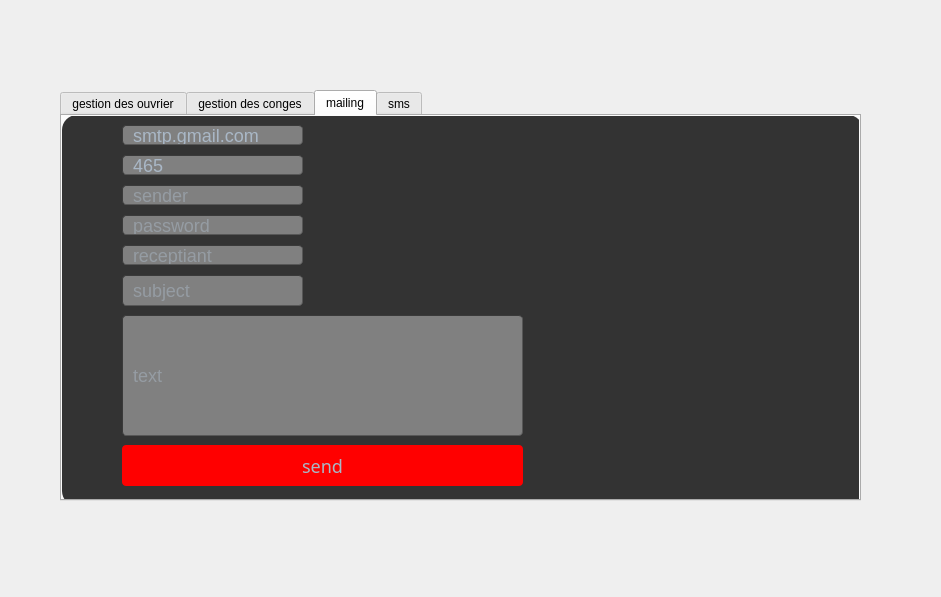
<?xml version="1.0" encoding="UTF-8"?>
<ui version="4.0">
 <class>Dialog</class>
 <widget class="QDialog" name="Dialog">
  <property name="geometry">
   <rect>
    <x>0</x>
    <y>0</y>
    <width>941</width>
    <height>597</height>
   </rect>
  </property>
  <property name="windowTitle">
   <string>Dialog</string>
  </property>
  <property name="styleSheet">
   <string notr="true">#Dialog
{
border-image: url(:/new/prefix1/source/sheeps.jpg);

}</string>
  </property>
  <widget class="QTabWidget" name="tabWidget">
   <property name="geometry">
    <rect>
     <x>60</x>
     <y>90</y>
     <width>801</width>
     <height>411</height>
    </rect>
   </property>
   <property name="currentIndex">
    <number>2</number>
   </property>
   <widget class="QWidget" name="tab">
    <attribute name="title">
     <string>gestion des ouvrier</string>
    </attribute>
    <widget class="QFrame" name="frame">
     <property name="geometry">
      <rect>
       <x>-10</x>
       <y>0</y>
       <width>801</width>
       <height>391</height>
      </rect>
     </property>
     <property name="styleSheet">
      <string notr="true">#frame{
background-color: #333;
border-radius:15px;

}</string>
     </property>
     <property name="frameShape">
      <enum>QFrame::StyledPanel</enum>
     </property>
     <property name="frameShadow">
      <enum>QFrame::Raised</enum>
     </property>
     <widget class="QLineEdit" name="lineEdit_2">
      <property name="geometry">
       <rect>
        <x>20</x>
        <y>100</y>
        <width>231</width>
        <height>21</height>
       </rect>
      </property>
      <property name="styleSheet">
       <string notr="true">border-width: 1px; border-radius: 4px;
font-size: 18px;
	border-color: rgb(58, 58, 58);
	border-style: inset;
	padding: 0 8px;
	color: #a9b7c6;
	background:gray;
	selection-background-color:#007b50;
	selection-color: #FFFFFF;</string>
      </property>
      <property name="placeholderText">
       <string>cin</string>
      </property>
     </widget>
     <widget class="QLineEdit" name="lineEdit_3">
      <property name="geometry">
       <rect>
        <x>20</x>
        <y>140</y>
        <width>231</width>
        <height>21</height>
       </rect>
      </property>
      <property name="styleSheet">
       <string notr="true">border-width: 1px; border-radius: 4px;
font-size: 18px;
	border-color: rgb(58, 58, 58);
	border-style: inset;
	padding: 0 8px;
	color: #a9b7c6;
	background:gray;
	selection-background-color:#007b50;
	selection-color: #FFFFFF;</string>
      </property>
      <property name="placeholderText">
       <string>nom</string>
      </property>
     </widget>
     <widget class="QLineEdit" name="lineEdit_4">
      <property name="geometry">
       <rect>
        <x>20</x>
        <y>180</y>
        <width>231</width>
        <height>21</height>
       </rect>
      </property>
      <property name="styleSheet">
       <string notr="true">border-width: 1px; border-radius: 4px;
font-size: 18px;
	border-color: rgb(58, 58, 58);
	border-style: inset;
	padding: 0 8px;
	color: #a9b7c6;
	background:gray;
	selection-background-color:#007b50;
	selection-color: #FFFFFF;</string>
      </property>
      <property name="placeholderText">
       <string>prenom</string>
      </property>
     </widget>
     <widget class="QLineEdit" name="lineEdit_5">
      <property name="geometry">
       <rect>
        <x>20</x>
        <y>220</y>
        <width>231</width>
        <height>21</height>
       </rect>
      </property>
      <property name="styleSheet">
       <string notr="true">border-width: 1px; border-radius: 4px;
font-size: 18px;
	border-color: rgb(58, 58, 58);
	border-style: inset;
	padding: 0 8px;
	color: #a9b7c6;
	background:gray;
	selection-background-color:#007b50;
	selection-color: #FFFFFF;</string>
      </property>
      <property name="placeholderText">
       <string>email</string>
      </property>
     </widget>
     <widget class="QLineEdit" name="lineEdit_6">
      <property name="geometry">
       <rect>
        <x>20</x>
        <y>300</y>
        <width>231</width>
        <height>21</height>
       </rect>
      </property>
      <property name="styleSheet">
       <string notr="true">border-width: 1px; border-radius: 4px;
font-size: 18px;
	border-color: rgb(58, 58, 58);
	border-style: inset;
	padding: 0 8px;
	color: #a9b7c6;
	background:gray;
	selection-background-color:#007b50;
	selection-color: #FFFFFF;</string>
      </property>
      <property name="placeholderText">
       <string>salaire</string>
      </property>
     </widget>
     <widget class="QLineEdit" name="lineEdit_7">
      <property name="geometry">
       <rect>
        <x>20</x>
        <y>260</y>
        <width>231</width>
        <height>21</height>
       </rect>
      </property>
      <property name="styleSheet">
       <string notr="true">border-width: 1px; border-radius: 4px;
font-size: 18px;
	border-color: rgb(58, 58, 58);
	border-style: inset;
	padding: 0 8px;
	color: #a9b7c6;
	background:gray;
	selection-background-color:#007b50;
	selection-color: #FFFFFF;</string>
      </property>
      <property name="placeholderText">
       <string>numtel</string>
      </property>
     </widget>
     <widget class="QTableView" name="tableView">
      <property name="geometry">
       <rect>
        <x>260</x>
        <y>150</y>
        <width>501</width>
        <height>191</height>
       </rect>
      </property>
      <property name="styleSheet">
       <string notr="true">background:white;</string>
      </property>
     </widget>
     <widget class="QPushButton" name="pushButton">
      <property name="geometry">
       <rect>
        <x>20</x>
        <y>330</y>
        <width>231</width>
        <height>41</height>
       </rect>
      </property>
      <property name="styleSheet">
       <string notr="true">#pushButton{

background-color: red;
border-radius: 4px;
	border-color: rgb(58, 58, 58);
	border-style: inset;
font-family: century gothic;
font-size: 18px;
color: #a9b7c6;
}
#pushButton:hover{
border-style: solid;
	border-top-color: transparent;
	border-right-color: transparent;
	border-left-color: transparent;
	border-bottom-color: #e67e22;
	border-bottom-width: 1px;
	border-bottom-radius: 6px;
	border-style: solid;
	color: #FFFFFF;
	padding-bottom: 2px;
	background-color: green;
}</string>
      </property>
      <property name="text">
       <string>ajouter</string>
      </property>
     </widget>
     <widget class="QPushButton" name="pushButton_2">
      <property name="geometry">
       <rect>
        <x>260</x>
        <y>130</y>
        <width>111</width>
        <height>23</height>
       </rect>
      </property>
      <property name="styleSheet">
       <string notr="true">#pushButton_2{

background-color: red;
border-radius: 4px;
	border-color: rgb(58, 58, 58);
	border-style: inset;
font-family: century gothic;
font-size: 18px;
color: #a9b7c6;
}
#pushButton_2:hover{
border-style: solid;
	border-top-color: transparent;
	border-right-color: transparent;
	border-left-color: transparent;
	border-bottom-color: #e67e22;
	border-bottom-width: 1px;
	border-bottom-radius: 6px;
	border-style: solid;
	color: #FFFFFF;
	padding-bottom: 2px;
	background-color: green;
}</string>
      </property>
      <property name="text">
       <string>afficher</string>
      </property>
     </widget>
     <widget class="QPushButton" name="pushButton_3">
      <property name="geometry">
       <rect>
        <x>260</x>
        <y>350</y>
        <width>111</width>
        <height>23</height>
       </rect>
      </property>
      <property name="styleSheet">
       <string notr="true">#pushButton_3{

background-color: red;
border-radius: 4px;
	border-color: rgb(58, 58, 58);
	border-style: inset;
font-family: century gothic;
font-size: 18px;
color: #a9b7c6;
}
#pushButton_3:hover{
border-style: solid;
	border-top-color: transparent;
	border-right-color: transparent;
	border-left-color: transparent;
	border-bottom-color: #e67e22;
	border-bottom-width: 1px;
	border-bottom-radius: 6px;
	border-style: solid;
	color: #FFFFFF;
	padding-bottom: 2px;
	background-color: green;
}</string>
      </property>
      <property name="text">
       <string>modifier</string>
      </property>
     </widget>
     <widget class="QPushButton" name="pushButton_4">
      <property name="geometry">
       <rect>
        <x>380</x>
        <y>350</y>
        <width>111</width>
        <height>23</height>
       </rect>
      </property>
      <property name="styleSheet">
       <string notr="true">#pushButton_4{

background-color: red;
border-radius: 4px;
	border-color: rgb(58, 58, 58);
	border-style: inset;
font-family: century gothic;
font-size: 18px;
color: #a9b7c6;
}
#pushButton_4:hover{
border-style: solid;
	border-top-color: transparent;
	border-right-color: transparent;
	border-left-color: transparent;
	border-bottom-color: #e67e22;
	border-bottom-width: 1px;
	border-bottom-radius: 6px;
	border-style: solid;
	color: #FFFFFF;
	padding-bottom: 2px;
	background-color: green;
}</string>
      </property>
      <property name="text">
       <string>supprimer</string>
      </property>
     </widget>
     <widget class="QComboBox" name="comboBox">
      <property name="geometry">
       <rect>
        <x>500</x>
        <y>350</y>
        <width>221</width>
        <height>22</height>
       </rect>
      </property>
      <property name="styleSheet">
       <string notr="true">border-width: 1px; border-radius: 4px;
font-size: 18px;
	border-color: rgb(58, 58, 58);
	border-style: inset;
	padding: 0 8px;
	color: #a9b7c6;
	background:gray;
	selection-background-color:#007b50;
	selection-color: #FFFFFF;</string>
      </property>
     </widget>
     <widget class="QLabel" name="label">
      <property name="geometry">
       <rect>
        <x>230</x>
        <y>20</y>
        <width>421</width>
        <height>41</height>
       </rect>
      </property>
      <property name="styleSheet">
       <string notr="true">font-family: century gothic;
font-size: 30px;
color: #a9b7c6;</string>
      </property>
      <property name="text">
       <string>gestion des ouvriers</string>
      </property>
     </widget>
     <widget class="QLabel" name="label_2">
      <property name="geometry">
       <rect>
        <x>490</x>
        <y>90</y>
        <width>47</width>
        <height>14</height>
       </rect>
      </property>
      <property name="styleSheet">
       <string notr="true">color:#333</string>
      </property>
      <property name="text">
       <string>TextLabel</string>
      </property>
     </widget>
     <widget class="QLabel" name="label_8">
      <property name="geometry">
       <rect>
        <x>450</x>
        <y>90</y>
        <width>47</width>
        <height>14</height>
       </rect>
      </property>
      <property name="styleSheet">
       <string notr="true">color:#333</string>
      </property>
      <property name="text">
       <string>hg</string>
      </property>
     </widget>
     <widget class="QLabel" name="label_11">
      <property name="geometry">
       <rect>
        <x>580</x>
        <y>40</y>
        <width>47</width>
        <height>14</height>
       </rect>
      </property>
      <property name="text">
       <string>TextLabel</string>
      </property>
     </widget>
     <widget class="QLabel" name="label_12">
      <property name="geometry">
       <rect>
        <x>550</x>
        <y>20</y>
        <width>47</width>
        <height>14</height>
       </rect>
      </property>
      <property name="text">
       <string>TextLabel</string>
      </property>
     </widget>
     <widget class="QLabel" name="label_13">
      <property name="geometry">
       <rect>
        <x>570</x>
        <y>70</y>
        <width>47</width>
        <height>14</height>
       </rect>
      </property>
      <property name="text">
       <string>TextLabel</string>
      </property>
     </widget>
     <widget class="QLabel" name="label_14">
      <property name="geometry">
       <rect>
        <x>530</x>
        <y>90</y>
        <width>47</width>
        <height>14</height>
       </rect>
      </property>
      <property name="text">
       <string>TextLabel</string>
      </property>
     </widget>
    </widget>
   </widget>
   <widget class="QWidget" name="tab_2">
    <attribute name="title">
     <string>gestion des conges</string>
    </attribute>
    <widget class="QFrame" name="frame_2">
     <property name="geometry">
      <rect>
       <x>0</x>
       <y>0</y>
       <width>801</width>
       <height>391</height>
      </rect>
     </property>
     <property name="styleSheet">
      <string notr="true">
background-color: #333;
border-radius:15px;

</string>
     </property>
     <property name="frameShape">
      <enum>QFrame::StyledPanel</enum>
     </property>
     <property name="frameShadow">
      <enum>QFrame::Raised</enum>
     </property>
     <widget class="QComboBox" name="comboBox_2">
      <property name="geometry">
       <rect>
        <x>140</x>
        <y>150</y>
        <width>201</width>
        <height>21</height>
       </rect>
      </property>
      <property name="styleSheet">
       <string notr="true">border-width: 1px; border-radius: 4px;
font-size: 18px;
	border-color: rgb(58, 58, 58);
	border-style: inset;
	padding: 0 8px;
	color: #a9b7c6;
	background:gray;
	selection-background-color:#007b50;
	selection-color: #FFFFFF;</string>
      </property>
     </widget>
     <widget class="QDateEdit" name="dateEdit">
      <property name="geometry">
       <rect>
        <x>140</x>
        <y>190</y>
        <width>201</width>
        <height>21</height>
       </rect>
      </property>
      <property name="styleSheet">
       <string notr="true">border-width: 1px; border-radius: 4px;
font-size: 18px;
	border-color: rgb(58, 58, 58);
	border-style: inset;
	padding: 0 8px;
	color: #a9b7c6;
	background:gray;
	selection-background-color:#007b50;
	selection-color: #FFFFFF;</string>
      </property>
     </widget>
     <widget class="QDateEdit" name="dateEdit_2">
      <property name="geometry">
       <rect>
        <x>140</x>
        <y>230</y>
        <width>201</width>
        <height>21</height>
       </rect>
      </property>
      <property name="styleSheet">
       <string notr="true">border-width: 1px; border-radius: 4px;
font-size: 18px;
	border-color: rgb(58, 58, 58);
	border-style: inset;
	padding: 0 8px;
	color: #a9b7c6;
	background:gray;
	selection-background-color:#007b50;
	selection-color: #FFFFFF;</string>
      </property>
     </widget>
     <widget class="QPushButton" name="pushButton_5">
      <property name="geometry">
       <rect>
        <x>10</x>
        <y>270</y>
        <width>331</width>
        <height>41</height>
       </rect>
      </property>
      <property name="styleSheet">
       <string notr="true">#pushButton_5{

background-color: red;
border-radius: 4px;
	border-color: rgb(58, 58, 58);
	border-style: inset;
font-family: century gothic;
font-size: 18px;
color: #a9b7c6;
}
#pushButton_5:hover{
border-style: solid;
	border-top-color: transparent;
	border-right-color: transparent;
	border-left-color: transparent;
	border-bottom-color: #e67e22;
	border-bottom-width: 1px;
	border-bottom-radius: 6px;
	border-style: solid;
	color: #FFFFFF;
	padding-bottom: 2px;
	background-color: green;
}</string>
      </property>
      <property name="text">
       <string>ajouter</string>
      </property>
     </widget>
     <widget class="QLabel" name="label_3">
      <property name="geometry">
       <rect>
        <x>10</x>
        <y>150</y>
        <width>81</width>
        <height>16</height>
       </rect>
      </property>
      <property name="styleSheet">
       <string notr="true">font-family: century gothic;
font-size: 18px;
color: #a9b7c6;</string>
      </property>
      <property name="text">
       <string>cin</string>
      </property>
     </widget>
     <widget class="QLabel" name="label_4">
      <property name="geometry">
       <rect>
        <x>10</x>
        <y>190</y>
        <width>111</width>
        <height>16</height>
       </rect>
      </property>
      <property name="styleSheet">
       <string notr="true">font-family: century gothic;
font-size: 18px;
color: #a9b7c6;</string>
      </property>
      <property name="text">
       <string>date debut</string>
      </property>
     </widget>
     <widget class="QLabel" name="label_5">
      <property name="geometry">
       <rect>
        <x>10</x>
        <y>230</y>
        <width>81</width>
        <height>16</height>
       </rect>
      </property>
      <property name="styleSheet">
       <string notr="true">font-family: century gothic;
font-size: 18px;
color: #a9b7c6;</string>
      </property>
      <property name="text">
       <string>date fin</string>
      </property>
     </widget>
     <widget class="QLabel" name="label_6">
      <property name="geometry">
       <rect>
        <x>80</x>
        <y>40</y>
        <width>421</width>
        <height>41</height>
       </rect>
      </property>
      <property name="styleSheet">
       <string notr="true">font-family: century gothic;
font-size: 30px;
color: #a9b7c6;</string>
      </property>
      <property name="text">
       <string>gestion des conges</string>
      </property>
     </widget>
     <widget class="QTableView" name="tableView_2">
      <property name="geometry">
       <rect>
        <x>350</x>
        <y>120</y>
        <width>441</width>
        <height>192</height>
       </rect>
      </property>
      <property name="styleSheet">
       <string notr="true">background:white;</string>
      </property>
     </widget>
     <widget class="QPushButton" name="pushButton_6">
      <property name="geometry">
       <rect>
        <x>360</x>
        <y>100</y>
        <width>111</width>
        <height>21</height>
       </rect>
      </property>
      <property name="styleSheet">
       <string notr="true">#pushButton_6{

background-color: red;
border-radius: 4px;
	border-color: rgb(58, 58, 58);
	border-style: inset;
font-family: century gothic;
font-size: 18px;
color: #a9b7c6;
}
#pushButton_6:hover{
border-style: solid;
	border-top-color: transparent;
	border-right-color: transparent;
	border-left-color: transparent;
	border-bottom-color: #e67e22;
	border-bottom-width: 1px;
	border-bottom-radius: 6px;
	border-style: solid;
	color: #FFFFFF;
	padding-bottom: 2px;
	background-color: green;
}</string>
      </property>
      <property name="text">
       <string>afficher</string>
      </property>
     </widget>
     <widget class="QPushButton" name="pushButton_7">
      <property name="geometry">
       <rect>
        <x>360</x>
        <y>320</y>
        <width>101</width>
        <height>21</height>
       </rect>
      </property>
      <property name="styleSheet">
       <string notr="true">#pushButton_7{

background-color: red;
border-radius: 4px;
	border-color: rgb(58, 58, 58);
	border-style: inset;
font-family: century gothic;
font-size: 18px;
color: #a9b7c6;
}
#pushButton_7:hover{
border-style: solid;
	border-top-color: transparent;
	border-right-color: transparent;
	border-left-color: transparent;
	border-bottom-color: #e67e22;
	border-bottom-width: 1px;
	border-bottom-radius: 6px;
	border-style: solid;
	color: #FFFFFF;
	padding-bottom: 2px;
	background-color: green;
}</string>
      </property>
      <property name="text">
       <string>modifier</string>
      </property>
     </widget>
     <widget class="QPushButton" name="pushButton_8">
      <property name="geometry">
       <rect>
        <x>480</x>
        <y>320</y>
        <width>101</width>
        <height>21</height>
       </rect>
      </property>
      <property name="styleSheet">
       <string notr="true">#pushButton_8{

background-color: red;
border-radius: 4px;
	border-color: rgb(58, 58, 58);
	border-style: inset;
font-family: century gothic;
font-size: 18px;
color: #a9b7c6;
}
#pushButton_8:hover{
border-style: solid;
	border-top-color: transparent;
	border-right-color: transparent;
	border-left-color: transparent;
	border-bottom-color: #e67e22;
	border-bottom-width: 1px;
	border-bottom-radius: 6px;
	border-style: solid;
	color: #FFFFFF;
	padding-bottom: 2px;
	background-color: green;
}</string>
      </property>
      <property name="text">
       <string>supprimer</string>
      </property>
     </widget>
     <widget class="QComboBox" name="comboBox_3">
      <property name="geometry">
       <rect>
        <x>590</x>
        <y>320</y>
        <width>201</width>
        <height>21</height>
       </rect>
      </property>
      <property name="styleSheet">
       <string notr="true">border-width: 1px; border-radius: 4px;
font-size: 18px;
	border-color: rgb(58, 58, 58);
	border-style: inset;
	padding: 0 8px;
	color: #a9b7c6;
	background:gray;
	selection-background-color:#007b50;
	selection-color: #FFFFFF;</string>
      </property>
     </widget>
     <widget class="QLabel" name="label_7">
      <property name="geometry">
       <rect>
        <x>370</x>
        <y>50</y>
        <width>47</width>
        <height>14</height>
       </rect>
      </property>
      <property name="styleSheet">
       <string notr="true">color:black;</string>
      </property>
      <property name="text">
       <string>TextLabel</string>
      </property>
     </widget>
     <widget class="QLabel" name="label_9">
      <property name="geometry">
       <rect>
        <x>480</x>
        <y>40</y>
        <width>47</width>
        <height>14</height>
       </rect>
      </property>
      <property name="styleSheet">
       <string notr="true">color:black;</string>
      </property>
      <property name="text">
       <string>TextLabel</string>
      </property>
     </widget>
     <widget class="QLabel" name="label_10">
      <property name="geometry">
       <rect>
        <x>580</x>
        <y>50</y>
        <width>47</width>
        <height>14</height>
       </rect>
      </property>
      <property name="styleSheet">
       <string notr="true">color : black;</string>
      </property>
      <property name="text">
       <string>TextLabel</string>
      </property>
     </widget>
     <widget class="QLabel" name="label_15">
      <property name="geometry">
       <rect>
        <x>570</x>
        <y>80</y>
        <width>47</width>
        <height>14</height>
       </rect>
      </property>
      <property name="styleSheet">
       <string notr="true">color : black;</string>
      </property>
      <property name="text">
       <string>TextLabel</string>
      </property>
     </widget>
    </widget>
   </widget>
   <widget class="QWidget" name="tab_3">
    <attribute name="title">
     <string>mailing</string>
    </attribute>
    <widget class="QFrame" name="frame_3">
     <property name="geometry">
      <rect>
       <x>0</x>
       <y>-1</y>
       <width>801</width>
       <height>391</height>
      </rect>
     </property>
     <property name="styleSheet">
      <string notr="true">
background-color: #333;
border-radius:15px;

</string>
     </property>
     <property name="frameShape">
      <enum>QFrame::StyledPanel</enum>
     </property>
     <property name="frameShadow">
      <enum>QFrame::Raised</enum>
     </property>
     <widget class="QLineEdit" name="lineEdit">
      <property name="geometry">
       <rect>
        <x>60</x>
        <y>10</y>
        <width>181</width>
        <height>20</height>
       </rect>
      </property>
      <property name="styleSheet">
       <string notr="true">border-width: 1px; border-radius: 4px;
font-size: 18px;
	border-color: rgb(58, 58, 58);
	border-style: inset;
	padding: 0 8px;
	color: #a9b7c6;
	background:gray;
	selection-background-color:#007b50;
	selection-color: #FFFFFF;</string>
      </property>
      <property name="text">
       <string>smtp.gmail.com</string>
      </property>
     </widget>
     <widget class="QLineEdit" name="lineEdit_8">
      <property name="geometry">
       <rect>
        <x>60</x>
        <y>40</y>
        <width>181</width>
        <height>20</height>
       </rect>
      </property>
      <property name="styleSheet">
       <string notr="true">border-width: 1px; border-radius: 4px;
font-size: 18px;
	border-color: rgb(58, 58, 58);
	border-style: inset;
	padding: 0 8px;
	color: #a9b7c6;
	background:gray;
	selection-background-color:#007b50;
	selection-color: #FFFFFF;</string>
      </property>
      <property name="text">
       <string>465</string>
      </property>
     </widget>
     <widget class="QLineEdit" name="lineEdit_9">
      <property name="geometry">
       <rect>
        <x>60</x>
        <y>70</y>
        <width>181</width>
        <height>20</height>
       </rect>
      </property>
      <property name="styleSheet">
       <string notr="true">border-width: 1px; border-radius: 4px;
font-size: 18px;
	border-color: rgb(58, 58, 58);
	border-style: inset;
	padding: 0 8px;
	color: #a9b7c6;
	background:gray;
	selection-background-color:#007b50;
	selection-color: #FFFFFF;</string>
      </property>
      <property name="placeholderText">
       <string>sender</string>
      </property>
     </widget>
     <widget class="QLineEdit" name="lineEdit_10">
      <property name="geometry">
       <rect>
        <x>60</x>
        <y>100</y>
        <width>181</width>
        <height>20</height>
       </rect>
      </property>
      <property name="styleSheet">
       <string notr="true">border-width: 1px; border-radius: 4px;
font-size: 18px;
	border-color: rgb(58, 58, 58);
	border-style: inset;
	padding: 0 8px;
	color: #a9b7c6;
	background:gray;
	selection-background-color:#007b50;
	selection-color: #FFFFFF;</string>
      </property>
      <property name="echoMode">
       <enum>QLineEdit::Password</enum>
      </property>
      <property name="readOnly">
       <bool>false</bool>
      </property>
      <property name="placeholderText">
       <string>password</string>
      </property>
     </widget>
     <widget class="QLineEdit" name="lineEdit_11">
      <property name="geometry">
       <rect>
        <x>60</x>
        <y>160</y>
        <width>181</width>
        <height>31</height>
       </rect>
      </property>
      <property name="styleSheet">
       <string notr="true">border-width: 1px; border-radius: 4px;
font-size: 18px;
	border-color: rgb(58, 58, 58);
	border-style: inset;
	padding: 0 8px;
	color: #a9b7c6;
	background:gray;
	selection-background-color:#007b50;
	selection-color: #FFFFFF;</string>
      </property>
      <property name="placeholderText">
       <string>subject</string>
      </property>
     </widget>
     <widget class="QLineEdit" name="lineEdit_12">
      <property name="geometry">
       <rect>
        <x>60</x>
        <y>200</y>
        <width>401</width>
        <height>121</height>
       </rect>
      </property>
      <property name="styleSheet">
       <string notr="true">border-width: 1px; border-radius: 4px;
font-size: 18px;
	border-color: rgb(58, 58, 58);
	border-style: inset;
	padding: 0 8px;
	color: #a9b7c6;
	background:gray;
	selection-background-color:#007b50;
	selection-color: #FFFFFF;</string>
      </property>
      <property name="placeholderText">
       <string>text</string>
      </property>
     </widget>
     <widget class="QLineEdit" name="lineEdit_13">
      <property name="geometry">
       <rect>
        <x>60</x>
        <y>130</y>
        <width>181</width>
        <height>20</height>
       </rect>
      </property>
      <property name="styleSheet">
       <string notr="true">border-width: 1px; border-radius: 4px;
font-size: 18px;
	border-color: rgb(58, 58, 58);
	border-style: inset;
	padding: 0 8px;
	color: #a9b7c6;
	background:gray;
	selection-background-color:#007b50;
	selection-color: #FFFFFF;</string>
      </property>
      <property name="placeholderText">
       <string>receptiant</string>
      </property>
     </widget>
     <widget class="QPushButton" name="pushButton_9">
      <property name="geometry">
       <rect>
        <x>60</x>
        <y>330</y>
        <width>401</width>
        <height>41</height>
       </rect>
      </property>
      <property name="styleSheet">
       <string notr="true">#pushButton_9{

background-color: red;
border-radius: 4px;
	border-color: rgb(58, 58, 58);
	border-style: inset;
font-family: century gothic;
font-size: 18px;
color: #a9b7c6;
}
#pushButton_9:hover{
border-style: solid;
	border-top-color: transparent;
	border-right-color: transparent;
	border-left-color: transparent;
	border-bottom-color: #e67e22;
	border-bottom-width: 1px;
	border-bottom-radius: 6px;
	border-style: solid;
	color: #FFFFFF;
	padding-bottom: 2px;
	background-color: green;
}</string>
      </property>
      <property name="text">
       <string>send</string>
      </property>
     </widget>
    </widget>
   </widget>
   <widget class="QWidget" name="tab_4">
    <attribute name="title">
     <string>sms</string>
    </attribute>
    <widget class="QFrame" name="frame_4">
     <property name="geometry">
      <rect>
       <x>0</x>
       <y>-1</y>
       <width>801</width>
       <height>391</height>
      </rect>
     </property>
     <property name="styleSheet">
      <string notr="true">background-color: #333;
border-radius:15px;
</string>
     </property>
     <property name="frameShape">
      <enum>QFrame::StyledPanel</enum>
     </property>
     <property name="frameShadow">
      <enum>QFrame::Raised</enum>
     </property>
     <widget class="QLineEdit" name="lineEdit_14">
      <property name="geometry">
       <rect>
        <x>40</x>
        <y>40</y>
        <width>281</width>
        <height>20</height>
       </rect>
      </property>
      <property name="styleSheet">
       <string notr="true">border-width: 1px; border-radius: 4px;
font-size: 18px;
	border-color: rgb(58, 58, 58);
	border-style: inset;
	padding: 0 8px;
	color: #a9b7c6;
	background:gray;
	selection-background-color:#007b50;
	selection-color: #FFFFFF;</string>
      </property>
      <property name="text">
       <string>smtp.gmail.com</string>
      </property>
     </widget>
     <widget class="QLineEdit" name="lineEdit_15">
      <property name="geometry">
       <rect>
        <x>40</x>
        <y>70</y>
        <width>281</width>
        <height>20</height>
       </rect>
      </property>
      <property name="styleSheet">
       <string notr="true">border-width: 1px; border-radius: 4px;
font-size: 18px;
	border-color: rgb(58, 58, 58);
	border-style: inset;
	padding: 0 8px;
	color: #a9b7c6;
	background:gray;
	selection-background-color:#007b50;
	selection-color: #FFFFFF;</string>
      </property>
      <property name="text">
       <string>587</string>
      </property>
     </widget>
     <widget class="QLineEdit" name="lineEdit_16">
      <property name="geometry">
       <rect>
        <x>40</x>
        <y>100</y>
        <width>281</width>
        <height>20</height>
       </rect>
      </property>
      <property name="styleSheet">
       <string notr="true">border-width: 1px; border-radius: 4px;
font-size: 18px;
	border-color: rgb(58, 58, 58);
	border-style: inset;
	padding: 0 8px;
	color: #a9b7c6;
	background:gray;
	selection-background-color:#007b50;
	selection-color: #FFFFFF;</string>
      </property>
      <property name="placeholderText">
       <string>sender</string>
      </property>
     </widget>
     <widget class="QLineEdit" name="lineEdit_17">
      <property name="geometry">
       <rect>
        <x>40</x>
        <y>130</y>
        <width>281</width>
        <height>20</height>
       </rect>
      </property>
      <property name="styleSheet">
       <string notr="true">border-width: 1px; border-radius: 4px;
font-size: 18px;
	border-color: rgb(58, 58, 58);
	border-style: inset;
	padding: 0 8px;
	color: #a9b7c6;
	background:gray;
	selection-background-color:#007b50;
	selection-color: #FFFFFF;</string>
      </property>
      <property name="echoMode">
       <enum>QLineEdit::Password</enum>
      </property>
      <property name="readOnly">
       <bool>false</bool>
      </property>
      <property name="placeholderText">
       <string>password</string>
      </property>
     </widget>
     <widget class="QLineEdit" name="lineEdit_18">
      <property name="geometry">
       <rect>
        <x>40</x>
        <y>160</y>
        <width>281</width>
        <height>20</height>
       </rect>
      </property>
      <property name="styleSheet">
       <string notr="true">border-width: 1px; border-radius: 4px;
font-size: 18px;
	border-color: rgb(58, 58, 58);
	border-style: inset;
	padding: 0 8px;
	color: #a9b7c6;
	background:gray;
	selection-background-color:#007b50;
	selection-color: #FFFFFF;</string>
      </property>
      <property name="placeholderText">
       <string>receptiant : number@vmob.com</string>
      </property>
     </widget>
     <widget class="QLineEdit" name="lineEdit_19">
      <property name="geometry">
       <rect>
        <x>40</x>
        <y>190</y>
        <width>381</width>
        <height>101</height>
       </rect>
      </property>
      <property name="styleSheet">
       <string notr="true">border-width: 1px; border-radius: 4px;
font-size: 18px;
	border-color: rgb(58, 58, 58);
	border-style: inset;
	padding: 0 8px;
	color: #a9b7c6;
	background:gray;
	selection-background-color:#007b50;
	selection-color: #FFFFFF;</string>
      </property>
      <property name="placeholderText">
       <string>message</string>
      </property>
     </widget>
     <widget class="QPushButton" name="pushButton_10">
      <property name="geometry">
       <rect>
        <x>40</x>
        <y>300</y>
        <width>411</width>
        <height>41</height>
       </rect>
      </property>
      <property name="styleSheet">
       <string notr="true">#pushButton_10{

background-color: red;
border-radius: 4px;
	border-color: rgb(58, 58, 58);
	border-style: inset;
font-family: century gothic;
font-size: 18px;
color: #a9b7c6;
}
#pushButton_10:hover{
border-style: solid;
	border-top-color: transparent;
	border-right-color: transparent;
	border-left-color: transparent;
	border-bottom-color: #e67e22;
	border-bottom-width: 1px;
	border-bottom-radius: 6px;
	border-style: solid;
	color: #FFFFFF;
	padding-bottom: 2px;
	background-color: green;
}</string>
      </property>
      <property name="text">
       <string>send</string>
      </property>
     </widget>
    </widget>
   </widget>
  </widget>
 </widget>
 <resources/>
 <connections/>
</ui>
